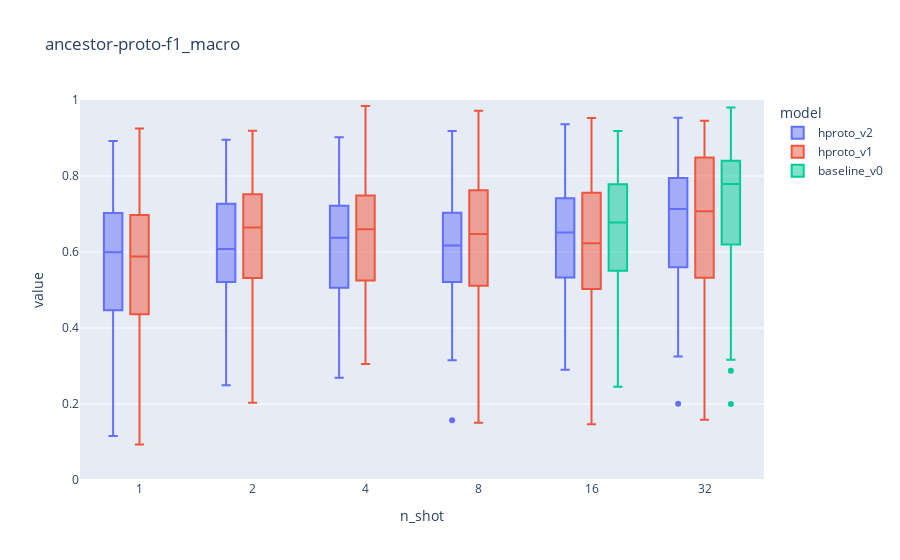

This figure's notebook cell:
### Code cell
figs[4]['fig']

### Figure 1 — Plotly figure (JSON) as saved in the notebook; plotly's stock layout.template omitted (floating-point values rounded to 4 significant figures; data arrays with more than 128 entries replaced by an {"elided": "..."} marker saying what was removed)
{"data": [{"alignmentgroup": "True", "hovertemplate": "model=hproto_v2<br>n_shot=%{x}<br>value=%{y}<extra></extra>", "legendgroup": "hproto_v2", "marker": {"color": "#636efa"}, "name": "hproto_v2", "notched": false, "offsetgroup": "hproto_v2", "orientation": "v", "showlegend": true, "type": "box", "x": {"elided": "600 str values"}, "x0": " ", "xaxis": "x", "y": {"elided": "600 float values"}, "y0": " ", "yaxis": "y"}, {"alignmentgroup": "True", "hovertemplate": "model=hproto_v1<br>n_shot=%{x}<br>value=%{y}<extra></extra>", "legendgroup": "hproto_v1", "marker": {"color": "#EF553B"}, "name": "hproto_v1", "notched": false, "offsetgroup": "hproto_v1", "orientation": "v", "showlegend": true, "type": "box", "x": {"elided": "600 str values"}, "x0": " ", "xaxis": "x", "y": {"elided": "600 float values"}, "y0": " ", "yaxis": "y"}, {"alignmentgroup": "True", "hovertemplate": "model=baseline_v0<br>n_shot=%{x}<br>value=%{y}<extra></extra>", "legendgroup": "baseline_v0", "marker": {"color": "#00cc96"}, "name": "baseline_v0", "notched": false, "offsetgroup": "baseline_v0", "orientation": "v", "showlegend": true, "type": "box", "x": {"elided": "200 str values"}, "x0": " ", "xaxis": "x", "y": {"elided": "200 float values"}, "y0": " ", "yaxis": "y"}], "layout": {"boxmode": "group", "legend": {"title": {"text": "model"}, "tracegroupgap": 0}, "title": {"text": "ancestor-proto-f1_macro"}, "xaxis": {"anchor": "y", "domain": [0, 1], "title": {"text": "n_shot"}}, "yaxis": {"anchor": "x", "domain": [0, 1], "range": [0, 1], "title": {"text": "value"}}}}
